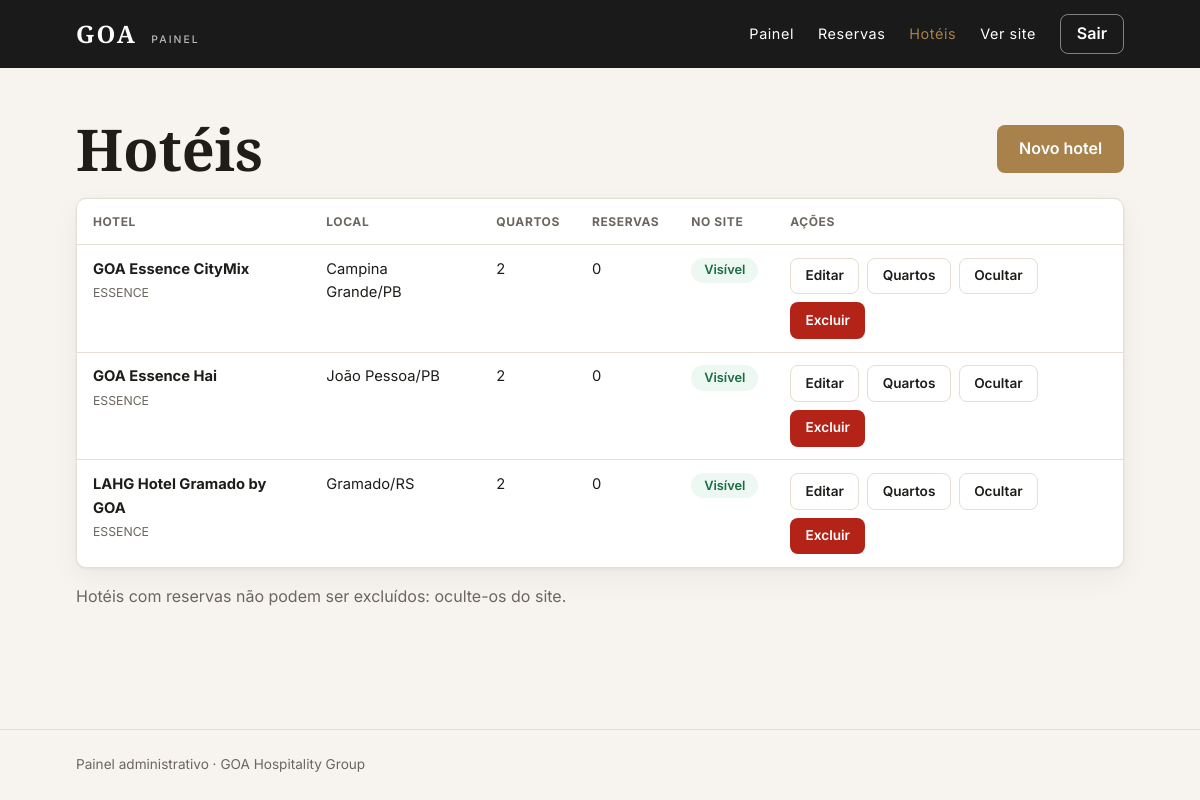
Page /public/admin/hoteis.php (signed in) on the committed database.
### tables this page shows
CREATE TABLE IF NOT EXISTS hoteis (
  id          INT UNSIGNED NOT NULL AUTO_INCREMENT,
  nome        VARCHAR(120) NOT NULL,
  slug        VARCHAR(140) NOT NULL,               
  bandeira    VARCHAR(30)  NOT NULL,               
  cidade      VARCHAR(80)  NOT NULL,
  uf          CHAR(2)      NOT NULL,
  descricao   TEXT         NULL,
  imagem      VARCHAR(255) NULL,                   
  ativo       TINYINT(1)   NOT NULL DEFAULT 1,     
  created_at  TIMESTAMP    NOT NULL DEFAULT CURRENT_TIMESTAMP,
  PRIMARY KEY (id),
  UNIQUE KEY uq_hoteis_slug (slug)
);

### includes/funcoes.php (called while the page is built, shortened)
<?php
function e(?string $texto): string
{
    return htmlspecialchars($texto ?? '', ENT_QUOTES, 'UTF-8');
}
function url(string $caminho = ''): string
{
    return BASE_URL . '/' . ltrim($caminho, '/');
}

### includes/admin_hoteis.php (called while the page is built, shortened)
<?php
function listarHoteisAdmin(PDO $pdo): array
{
    return $pdo->query(
        'SELECT h.id, h.nome, h.slug, h.bandeira, h.cidade, h.uf, h.ativo,
                (SELECT COUNT(*) FROM tipos_quarto t WHERE t.hotel_id = h.id) AS tipos,
                (SELECT COUNT(*) FROM reservas r
                   JOIN tipos_quarto t ON t.id = r.tipo_quarto_id
                  WHERE t.hotel_id = h.id) AS reservas
           FROM hoteis h
          ORDER BY h.nome'
    )->fetchAll();
}

### public/admin/hoteis.php (the view, shortened to what this page needs)
<?php
require __DIR__ . '/../../includes/funcoes.php';
require __DIR__ . '/../../includes/reservas.php';
require __DIR__ . '/../../includes/admin_hoteis.php';
$hoteis = listarHoteisAdmin($pdo);
require __DIR__ . '/../../includes/admin_header.php';
?>
<section class="container secao">
  <div class="cabecalho-pagina">
    <h1>Hotéis</h1>
    <a class="btn btn--destaque" href="<?= url('admin/hotel_form.php') ?>">Novo hotel</a>
  </div>
  <?php if (empty($hoteis)): ?>
    <p>Nenhum hotel cadastrado.</p>
  <?php else: ?>
    <div class="tabela-rolagem">
      <table class="tabela">
        <thead>
          <tr>
            <th>Hotel</th>
            <th>Local</th>
            <th>Quartos</th>
            <th>Reservas</th>
            <th>No site</th>
            <th>Ações</th>
          </tr>
        </thead>
        <tbody>
          <?php foreach ($hoteis as $h): ?>
            <tr>
              <td><strong><?= e($h['nome']) ?></strong><br><small><?= e($h['bandeira']) ?></small></td>
              <td><?= e($h['cidade']) ?>/<?= e($h['uf']) ?></td>
              <td><?= (int) $h['tipos'] ?></td>
              <td><?= (int) $h['reservas'] ?></td>
              <td>
                <?php if ($h['ativo']): ?>
                  <span class="status status--ativo">Visível</span>
                <?php else: ?>
                  <span class="status status--oculto">Oculto</span>
                <?php endif; ?>
              </td>
              <td>
                <div class="acoes-linha">
                  <a class="btn btn--contorno" href="<?= url('admin/hotel_form.php?id=' . (int) $h['id']) ?>">Editar</a>
                  <a class="btn btn--contorno" href="<?= url('admin/quartos.php?hotel=' . (int) $h['id']) ?>">Quartos</a>
                  <form method="post" action="<?= url('admin/hoteis.php') ?>">
                    <button type="submit" class="btn btn--contorno"><?= $h['ativo'] ? 'Ocultar' : 'Mostrar' ?></button>
                  </form>
                  <?php if ((int) $h['reservas'] === 0): ?>
                    <form method="post" action="<?= url('admin/hoteis.php') ?>"
                          onsubmit="return confirm('Excluir este hotel e os quartos dele? Essa ação não pode ser desfeita.');">
                      <button type="submit" class="btn btn--perigo">Excluir</button>
                    </form>
                  <?php endif; ?>
                </div>
              </td>
            </tr>
          <?php endforeach; ?>
        </tbody>
      </table>
    </div>
    <p class="subtitulo" style="margin-top:1rem">Hotéis com reservas não podem ser excluídos: oculte-os do site.</p>
  <?php endif; ?>
</section>
<?php
require __DIR__ . '/../../includes/admin_footer.php';

### public/css/style.css (style rules this page uses)
:root { --cor-fundo: #f7f4ef; --cor-card: #ffffff; --cor-texto: #1f1d1a; --cor-texto-suave: #6b665e; --cor-borda: #e4ded3; --cor-escura: #1a1a1a; --cor-destaque: #a8814b; --cor-destaque-escura: #8c6a3a; --cor-perigo: #b42318; --cor-sucesso: #1d6b45; --fonte-titulo: "Cormorant Garamond", Georgia, serif; --fonte-texto: "Inter", system-ui, -apple-system, "Segoe UI", Roboto, sans-serif; --raio: 10px; --sombra: 0 1px 3px rgba(0, 0, 0, 0.06), 0 10px 30px rgba(0, 0, 0, 0.05); }
*, *::before, *::after { box-sizing: border-box; }
body { margin: 0; min-height: 100vh; display: flex; flex-direction: column; font-family: var(--fonte-texto); color: var(--cor-texto); background: var(--cor-fundo); line-height: 1.6; }
h1, h2, h3 { margin: 0 0 0.5em; font-family: var(--fonte-titulo); font-weight: 600; line-height: 1.15; }
h1 { font-size: clamp(2.2rem, 5vw, 3.6rem); }
a { color: var(--cor-destaque-escura); }
.container { width: 100%; max-width: 1080px; margin: 0 auto; padding: 0 1rem; }
.secao { padding-top: 3rem; padding-bottom: 3rem; }
.btn { display: inline-flex; align-items: center; justify-content: center; padding: 0.65rem 1.3rem; border: 1px solid transparent; border-radius: 8px; font: inherit; font-weight: 600; text-decoration: none; cursor: pointer; transition: background 0.15s, border-color 0.15s, color 0.15s; }
.btn--destaque { background: var(--cor-destaque); color: #fff !important; }
.btn--contorno { background: transparent; color: var(--cor-texto); border-color: var(--cor-borda); }
.subtitulo { color: var(--cor-texto-suave); margin-top: -0.25em; }
.status { display: inline-block; padding: 0.15rem 0.8rem; border-radius: 999px; font-size: 0.8rem; font-weight: 600; }
.tabela-rolagem { overflow-x: auto; background: var(--cor-card); border: 1px solid var(--cor-borda); border-radius: var(--raio); box-shadow: var(--sombra); }
.tabela { width: 100%; border-collapse: collapse; font-size: 0.92rem; }
.tabela th, .tabela td { padding: 0.8rem 1rem; text-align: left; vertical-align: top; border-bottom: 1px solid var(--cor-borda); }
.tabela th { font-size: 0.75rem; letter-spacing: 0.05em; text-transform: uppercase; color: var(--cor-texto-suave); white-space: nowrap; }
.tabela tbody tr:last-child td { border-bottom: 0; }
.tabela small { color: var(--cor-texto-suave); }
.btn--perigo { background: var(--cor-perigo); color: #fff !important; }
.cabecalho-pagina { display: flex; flex-wrap: wrap; align-items: center; justify-content: space-between; gap: 1rem; margin-bottom: 1rem; }
.cabecalho-pagina h1 { margin: 0; }
.status--ativo { background: #ecf8f1; color: var(--cor-sucesso); }
.acoes-linha { display: flex; flex-wrap: wrap; gap: 0.5rem; }
.acoes-linha form { margin: 0; }
.acoes-linha .btn { padding: 0.4rem 0.9rem; font-size: 0.85rem; }

### rows in the picture
hoteis: nome "GOA Essence CityMix", bandeira "ESSENCE", cidade "Campina Grande", uf "PB", tipos "2", reservas "0", ativo "Visível"
hoteis: nome "GOA Essence Hai", bandeira "ESSENCE", cidade "João Pessoa", uf "PB", tipos "2", reservas "0", ativo "Visível"
hoteis: nome "LAHG Hotel Gramado by GOA", bandeira "ESSENCE", cidade "Gramado", uf "RS", tipos "2", reservas "0", ativo "Visível"

### other values in the picture
$texto "Painel"
$texto "Reservas"
$texto "Hotéis"
APP_NAME "GOA Hospitality Group"
